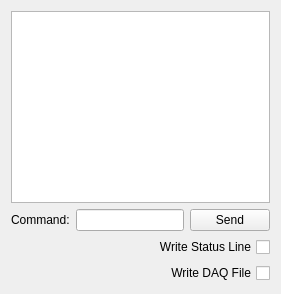
      <widget class="QWidget" name="tab_DAQ">
       <attribute name="title">
        <string>DAQ Output</string>
       </attribute>
       <layout class="QVBoxLayout" name="verticalLayout_12">
        <item>
         <layout class="QVBoxLayout" name="verticalLayout_10">
          <item>
           <widget class="QTableWidget" name="tableWidget_6"/>
          </item>
         </layout>
        </item>
        <item>
         <layout class="QVBoxLayout" name="verticalLayout_11">
          <item>
           <layout class="QHBoxLayout" name="horizontalLayout_15">
            <item>
             <widget class="QLabel" name="label_29">
              <property name="text">
               <string>Command:</string>
              </property>
             </widget>
            </item>
            <item>
             <widget class="QLineEdit" name="lineEdit"/>
            </item>
            <item>
             <widget class="QPushButton" name="pushButton_3">
              <property name="text">
               <string>Send</string>
              </property>
             </widget>
            </item>
           </layout>
          </item>
         </layout>
        </item>
        <item>
         <layout class="QHBoxLayout" name="horizontalLayout_16">
          <item>
           <spacer name="horizontalSpacer_5">
            <property name="orientation">
             <enum>Qt::Horizontal</enum>
            </property>
            <property name="sizeHint" stdset="0">
             <size>
              <width>40</width>
              <height>20</height>
             </size>
            </property>
           </spacer>
          </item>
          <item>
           <layout class="QVBoxLayout" name="verticalLayout_13">
            <item>
             <widget class="QCheckBox" name="checkBox_16">
              <property name="layoutDirection">
               <enum>Qt::RightToLeft</enum>
              </property>
              <property name="text">
               <string>Write Status Line</string>
              </property>
             </widget>
            </item>
            <item>
             <widget class="QCheckBox" name="checkBox_15">
              <property name="layoutDirection">
               <enum>Qt::RightToLeft</enum>
              </property>
              <property name="text">
               <string>Write DAQ File</string>
              </property>
             </widget>
            </item>
           </layout>
          </item>
         </layout>
        </item>
       </layout>
      </widget>
